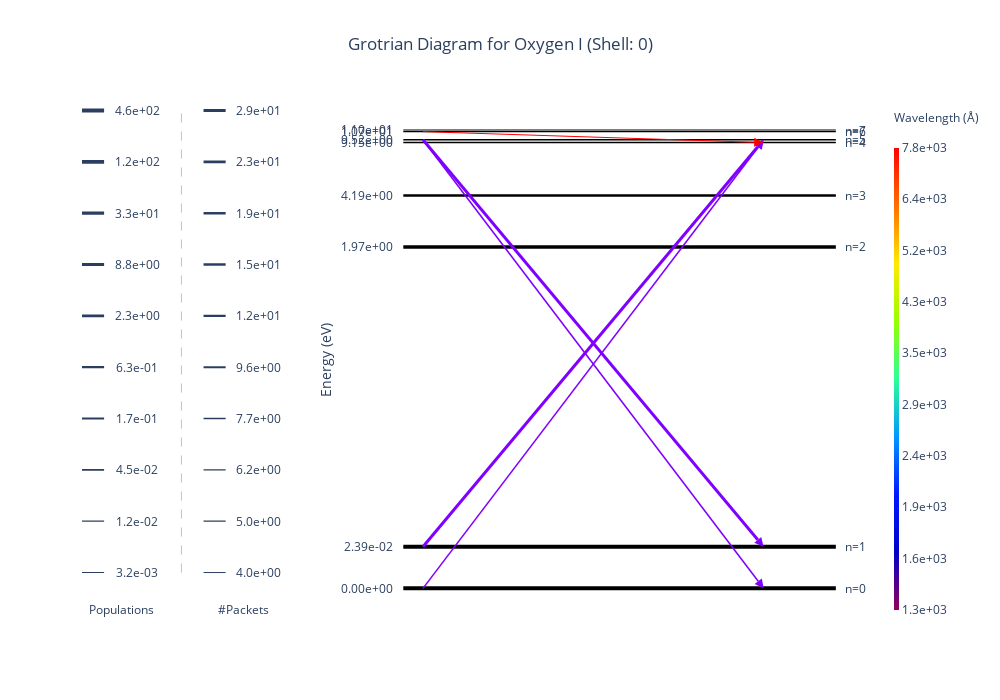

The code cell stored with this chart in its notebook:
### Code cell
diag.y_scale = "Log"
diag.display()

### Figure 1 — Plotly figure (JSON) as saved in the notebook; plotly's stock layout.template omitted (floating-point values rounded to 4 significant figures)
{"data": [{"hovertemplate": "Energy: 0.00e+00 eV<br>Population: 4.57e+02<extra></extra>", "line": {"color": "black", "width": 4.003}, "mode": "lines", "showlegend": false, "type": "scatter", "x": [-0.05, 0.07222, 0.1944, 0.3167, 0.4389, 0.5611, 0.6833, 0.8056, 0.9278, 1.05], "xaxis": "x2", "y": [0, 0, 0, 0, 0, 0, 0, 0, 0, 0], "yaxis": "y2"}, {"hovertemplate": "Energy: 2.39e-02 eV<br>Population: 3.58e+02<extra></extra>", "line": {"color": "black", "width": 3.941}, "mode": "lines", "showlegend": false, "type": "scatter", "x": [-0.05, 0.07222, 0.1944, 0.3167, 0.4389, 0.5611, 0.6833, 0.8056, 0.9278, 1.05], "xaxis": "x2", "y": [0.1, 0.1, 0.1, 0.1, 0.1, 0.1, 0.1, 0.1, 0.1, 0.1], "yaxis": "y2"}, {"hovertemplate": "Energy: 1.97e+00 eV<br>Population: 5.99e+01<extra></extra>", "line": {"color": "black", "width": 3.489}, "mode": "lines", "showlegend": false, "type": "scatter", "x": [-0.05, 0.07222, 0.1944, 0.3167, 0.4389, 0.5611, 0.6833, 0.8056, 0.9278, 1.05], "xaxis": "x2", "y": [0.8195, 0.8195, 0.8195, 0.8195, 0.8195, 0.8195, 0.8195, 0.8195, 0.8195, 0.8195], "yaxis": "y2"}, {"hovertemplate": "Energy: 4.19e+00 eV<br>Population: 1.21e+00<extra></extra>", "line": {"color": "black", "width": 2.501}, "mode": "lines", "showlegend": false, "type": "scatter", "x": [-0.05, 0.07222, 0.1944, 0.3167, 0.4389, 0.5611, 0.6833, 0.8056, 0.9278, 1.05], "xaxis": "x2", "y": [0.9427, 0.9427, 0.9427, 0.9427, 0.9427, 0.9427, 0.9427, 0.9427, 0.9427, 0.9427], "yaxis": "y2"}, {"hovertemplate": "Energy: 9.15e+00 eV<br>Population: 3.60e-02<extra></extra>", "line": {"color": "black", "width": 1.614}, "mode": "lines", "showlegend": false, "type": "scatter", "x": [-0.05, 0.07222, 0.1944, 0.3167, 0.4389, 0.5611, 0.6833, 0.8056, 0.9278, 1.05], "xaxis": "x2", "y": [1.07, 1.07, 1.07, 1.07, 1.07, 1.07, 1.07, 1.07, 1.07, 1.07], "yaxis": "y2"}, {"hovertemplate": "Energy: 9.52e+00 eV<br>Population: 1.47e-02<extra></extra>", "line": {"color": "black", "width": 1.386}, "mode": "lines", "showlegend": false, "type": "scatter", "x": [-0.05, 0.07222, 0.1944, 0.3167, 0.4389, 0.5611, 0.6833, 0.8056, 0.9278, 1.05], "xaxis": "x2", "y": [1.077, 1.077, 1.077, 1.077, 1.077, 1.077, 1.077, 1.077, 1.077, 1.077], "yaxis": "y2"}, {"hovertemplate": "Energy: 1.07e+01 eV<br>Population: 2.08e-02<extra></extra>", "line": {"color": "black", "width": 1.475}, "mode": "lines", "showlegend": false, "type": "scatter", "x": [-0.05, 0.07222, 0.1944, 0.3167, 0.4389, 0.5611, 0.6833, 0.8056, 0.9278, 1.05], "xaxis": "x2", "y": [1.096, 1.096, 1.096, 1.096, 1.096, 1.096, 1.096, 1.096, 1.096, 1.096], "yaxis": "y2"}, {"hovertemplate": "Energy: 1.10e+01 eV<br>Population: 3.22e-03<extra></extra>", "line": {"color": "black", "width": 1.003}, "mode": "lines", "showlegend": false, "type": "scatter", "x": [-0.05, 0.07222, 0.1944, 0.3167, 0.4389, 0.5611, 0.6833, 0.8056, 0.9278, 1.05], "xaxis": "x2", "y": [1.1, 1.1, 1.1, 1.1, 1.1, 1.1, 1.1, 1.1, 1.1, 1.1], "yaxis": "y2"}, {"hovertemplate": "Count: 7<br>Wavelength: 1.30e+03 Å<extra></extra>", "line": {"color": "#8000ff", "width": 1.565}, "marker": {"angleref": "previous", "color": "#8000ff", "size": 9, "symbol": "arrow-bar-up"}, "type": "scatter", "x": [0, 0.8665], "xaxis": "x2", "y": [0, 1.077], "yaxis": "y2"}, {"hovertemplate": "Count: 29<br>Wavelength: 1.31e+03 Å<extra></extra>", "line": {"color": "#8000ff", "width": 3}, "marker": {"angleref": "previous", "color": "#8000ff", "size": 9, "symbol": "arrow-bar-up"}, "type": "scatter", "x": [0, 0.8662], "xaxis": "x2", "y": [0.1, 1.077], "yaxis": "y2"}, {"hovertemplate": "Count: 7<br>Wavelength: 1.30e+03 Å<extra></extra>", "line": {"color": "#8000ff", "width": 1.565}, "marker": {"angleref": "previous", "color": "#8000ff", "size": 9, "symbol": "arrow-bar-up"}, "type": "scatter", "x": [0, 0.8665], "xaxis": "x2", "y": [1.077, 0], "yaxis": "y2"}, {"hovertemplate": "Count: 27<br>Wavelength: 1.31e+03 Å<extra></extra>", "line": {"color": "#8000ff", "width": 2.928}, "marker": {"angleref": "previous", "color": "#8000ff", "size": 9, "symbol": "arrow-bar-up"}, "type": "scatter", "x": [0, 0.8662], "xaxis": "x2", "y": [1.077, 0.1], "yaxis": "y2"}, {"hovertemplate": "Count: 4<br>Wavelength: 7.78e+03 Å<extra></extra>", "line": {"color": "#ff0000", "width": 1}, "marker": {"angleref": "previous", "color": "#ff0000", "size": 9, "symbol": "arrow-bar-up"}, "type": "scatter", "x": [0, 0.8653], "xaxis": "x2", "y": [1.096, 1.07], "yaxis": "y2"}, {"hoverinfo": "none", "marker": {"cmax": 8.959, "cmin": 7.172, "colorbar": {"outlinewidth": 0, "thickness": 5, "ticktext": ["1.3e+03", "1.6e+03", "1.9e+03", "2.4e+03", "2.9e+03", "3.5e+03", "4.3e+03", "5.2e+03", "6.4e+03", "7.8e+03"], "tickvals": [7.172, 7.37, 7.569, 7.767, 7.966, 8.165, 8.363, 8.562, 8.76, 8.959], "title": {"font": {"size": 12}, "text": "Wavelength (Å)<br>&nbsp;"}}, "colorscale": [[0, "rgb(150,0,90)"], [0.125, "rgb(0,0,200)"], [0.25, "rgb(0,25,255)"], [0.375, "rgb(0,152,255)"], [0.5, "rgb(44,255,150)"], [0.625, "rgb(151,255,0)"], [0.75, "rgb(255,234,0)"], [0.875, "rgb(255,111,0)"], [1, "rgb(255,0,0)"]], "showscale": true}, "mode": "markers", "type": "scatter", "x": [null], "xaxis": "x2", "y": [null], "yaxis": "y2"}], "layout": {"annotations": [{"showarrow": false, "text": "n=0", "x": 1.1, "xref": "x2", "y": 0, "yref": "y2"}, {"showarrow": false, "text": "n=1", "x": 1.1, "xref": "x2", "y": 0.1, "yref": "y2"}, {"showarrow": false, "text": "n=2", "x": 1.1, "xref": "x2", "y": 0.8195, "yref": "y2"}, {"showarrow": false, "text": "n=3", "x": 1.1, "xref": "x2", "y": 0.9427, "yref": "y2"}, {"showarrow": false, "text": "n=4", "x": 1.1, "xref": "x2", "y": 1.07, "yref": "y2"}, {"showarrow": false, "text": "n=5", "x": 1.1, "xref": "x2", "y": 1.077, "yref": "y2"}, {"showarrow": false, "text": "n=6", "x": 1.1, "xref": "x2", "y": 1.096, "yref": "y2"}, {"showarrow": false, "text": "n=7", "x": 1.1, "xref": "x2", "y": 1.1, "yref": "y2"}, {"showarrow": false, "text": "3.2e-03", "x": 0.35, "xref": "x", "y": 0, "yref": "y"}, {"showarrow": false, "text": "1.2e-02", "x": 0.35, "xref": "x", "y": 0.1111, "yref": "y"}, {"showarrow": false, "text": "4.5e-02", "x": 0.35, "xref": "x", "y": 0.2222, "yref": "y"}, {"showarrow": false, "text": "1.7e-01", "x": 0.35, "xref": "x", "y": 0.3333, "yref": "y"}, {"showarrow": false, "text": "6.3e-01", "x": 0.35, "xref": "x", "y": 0.4444, "yref": "y"}, {"showarrow": false, "text": "2.3e+00", "x": 0.35, "xref": "x", "y": 0.5556, "yref": "y"}, {"showarrow": false, "text": "8.8e+00", "x": 0.35, "xref": "x", "y": 0.6667, "yref": "y"}, {"showarrow": false, "text": "3.3e+01", "x": 0.35, "xref": "x", "y": 0.7778, "yref": "y"}, {"showarrow": false, "text": "1.2e+02", "x": 0.35, "xref": "x", "y": 0.8889, "yref": "y"}, {"showarrow": false, "text": "4.6e+02", "x": 0.35, "xref": "x", "y": 1, "yref": "y"}, {"showarrow": false, "text": "Populations", "x": 0.28, "xref": "x", "y": -0.08, "yref": "y"}, {"showarrow": false, "text": "4.0e+00", "x": 0.9, "xref": "x", "y": 0, "yref": "y"}, {"showarrow": false, "text": "5.0e+00", "x": 0.9, "xref": "x", "y": 0.1111, "yref": "y"}, {"showarrow": false, "text": "6.2e+00", "x": 0.9, "xref": "x", "y": 0.2222, "yref": "y"}, {"showarrow": false, "text": "7.7e+00", "x": 0.9, "xref": "x", "y": 0.3333, "yref": "y"}, {"showarrow": false, "text": "9.6e+00", "x": 0.9, "xref": "x", "y": 0.4444, "yref": "y"}, {"showarrow": false, "text": "1.2e+01", "x": 0.9, "xref": "x", "y": 0.5556, "yref": "y"}, {"showarrow": false, "text": "1.5e+01", "x": 0.9, "xref": "x", "y": 0.6667, "yref": "y"}, {"showarrow": false, "text": "1.9e+01", "x": 0.9, "xref": "x", "y": 0.7778, "yref": "y"}, {"showarrow": false, "text": "2.3e+01", "x": 0.9, "xref": "x", "y": 0.8889, "yref": "y"}, {"showarrow": false, "text": "2.9e+01", "x": 0.9, "xref": "x", "y": 1, "yref": "y"}, {"showarrow": false, "text": "#Packets", "x": 0.83, "xref": "x", "y": -0.08, "yref": "y"}], "autosize": false, "height": 700, "plot_bgcolor": "white", "shapes": [{"line": {"width": 1.003}, "type": "line", "x0": 0.1, "x1": 0.2, "xref": "x", "y0": 0, "y1": 0, "yref": "y"}, {"line": {"width": 1.336}, "type": "line", "x0": 0.1, "x1": 0.2, "xref": "x", "y0": 0.1111, "y1": 0.1111, "yref": "y"}, {"line": {"width": 1.67}, "type": "line", "x0": 0.1, "x1": 0.2, "xref": "x", "y0": 0.2222, "y1": 0.2222, "yref": "y"}, {"line": {"width": 2.003}, "type": "line", "x0": 0.1, "x1": 0.2, "xref": "x", "y0": 0.3333, "y1": 0.3333, "yref": "y"}, {"line": {"width": 2.336}, "type": "line", "x0": 0.1, "x1": 0.2, "xref": "x", "y0": 0.4444, "y1": 0.4444, "yref": "y"}, {"line": {"width": 2.67}, "type": "line", "x0": 0.1, "x1": 0.2, "xref": "x", "y0": 0.5556, "y1": 0.5556, "yref": "y"}, {"line": {"width": 3.003}, "type": "line", "x0": 0.1, "x1": 0.2, "xref": "x", "y0": 0.6667, "y1": 0.6667, "yref": "y"}, {"line": {"width": 3.336}, "type": "line", "x0": 0.1, "x1": 0.2, "xref": "x", "y0": 0.7778, "y1": 0.7778, "yref": "y"}, {"line": {"width": 3.67}, "type": "line", "x0": 0.1, "x1": 0.2, "xref": "x", "y0": 0.8889, "y1": 0.8889, "yref": "y"}, {"line": {"width": 4.003}, "type": "line", "x0": 0.1, "x1": 0.2, "xref": "x", "y0": 1, "y1": 1, "yref": "y"}, {"line": {"color": "grey", "dash": "dash", "width": 0.5}, "type": "line", "x0": 0.55, "x1": 0.55, "xref": "x", "y0": 0, "y1": 1, "yref": "y"}, {"line": {"width": 1}, "type": "line", "x0": 0.65, "x1": 0.75, "xref": "x", "y0": 0, "y1": 0, "yref": "y"}, {"line": {"width": 1.222}, "type": "line", "x0": 0.65, "x1": 0.75, "xref": "x", "y0": 0.1111, "y1": 0.1111, "yref": "y"}, {"line": {"width": 1.444}, "type": "line", "x0": 0.65, "x1": 0.75, "xref": "x", "y0": 0.2222, "y1": 0.2222, "yref": "y"}, {"line": {"width": 1.667}, "type": "line", "x0": 0.65, "x1": 0.75, "xref": "x", "y0": 0.3333, "y1": 0.3333, "yref": "y"}, {"line": {"width": 1.889}, "type": "line", "x0": 0.65, "x1": 0.75, "xref": "x", "y0": 0.4444, "y1": 0.4444, "yref": "y"}, {"line": {"width": 2.111}, "type": "line", "x0": 0.65, "x1": 0.75, "xref": "x", "y0": 0.5556, "y1": 0.5556, "yref": "y"}, {"line": {"width": 2.333}, "type": "line", "x0": 0.65, "x1": 0.75, "xref": "x", "y0": 0.6667, "y1": 0.6667, "yref": "y"}, {"line": {"width": 2.556}, "type": "line", "x0": 0.65, "x1": 0.75, "xref": "x", "y0": 0.7778, "y1": 0.7778, "yref": "y"}, {"line": {"width": 2.778}, "type": "line", "x0": 0.65, "x1": 0.75, "xref": "x", "y0": 0.8889, "y1": 0.8889, "yref": "y"}, {"line": {"width": 3}, "type": "line", "x0": 0.65, "x1": 0.75, "xref": "x", "y0": 1, "y1": 1, "yref": "y"}], "showlegend": false, "title": {"text": "Grotrian Diagram for Oxygen I (Shell: 0)", "x": 0.5}, "width": 1000, "xaxis": {"anchor": "y", "domain": [0, 0.258], "fixedrange": true, "showticklabels": false}, "xaxis2": {"anchor": "y2", "domain": [0.398, 1], "fixedrange": true, "showticklabels": false}, "yaxis": {"anchor": "x", "domain": [0, 1], "fixedrange": true, "showticklabels": false}, "yaxis2": {"anchor": "x2", "domain": [0, 1], "fixedrange": true, "range": [0, null], "tickmode": "array", "ticktext": ["0.00e+00", "2.39e-02", "1.97e+00", "4.19e+00", "9.15e+00", "9.52e+00", "1.07e+01", "1.10e+01"], "tickvals": [0, 0.1, 0.8195, 0.9427, 1.07, 1.077, 1.096, 1.1], "title": {"standoff": 5, "text": "Energy (eV)"}}}}
